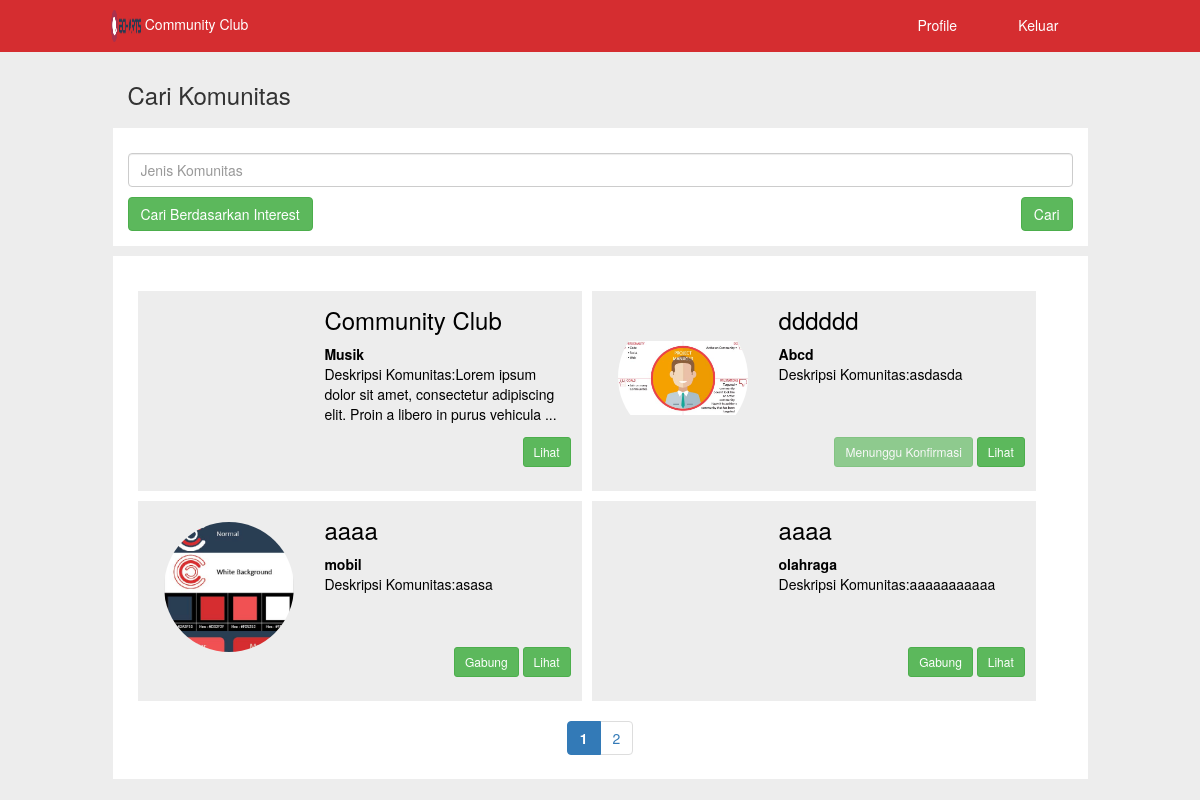
Screenshot of /anggota/cari_detail.php (signed in) with the database file from the repository.
### tables this page shows
CREATE TABLE IF NOT EXISTS `anggota_komunitas` (
  `komunitas_id` int(4) NOT NULL,
  `anggota_id` int(4) NOT NULL,
  `status` enum('y','n') NOT NULL
);

CREATE TABLE IF NOT EXISTS `komunitas` (
  `komunitas_id` int(4) NOT NULL AUTO_INCREMENT,
  `komunitas_user` varchar(20) NOT NULL,
  `komunitas_pass` varchar(30) NOT NULL,
  `komunitas_logo` varchar(200) NOT NULL,
  `komunitas_logo_size` int(20) NOT NULL,
  `komunitas_logo_type` varchar(5) NOT NULL,
  `komunitas_nama` varchar(30) NOT NULL,
  `komunitas_jenis` varchar(20) NOT NULL,
  `komunitas_desk` text NOT NULL,
  `komunitas_status` varchar(1) NOT NULL,
  `komunitas_alamat` text NOT NULL,
  `komunitas_kontak` varchar(14) NOT NULL,
  PRIMARY KEY (`komunitas_id`)
);

### anggota/cari_detail.php (the view, shortened to what this page needs)
<?php
  include '../koneksi.php';
    ?><script>
    <?php
  function potong_caption($x,$length){
    if(strlen($x)<=$length){
      echo $x;
    }
    else{
      $y=substr($x,0,$length)."...";
      echo $y;
   }
  }
?>
<!DOCTYPE html>
<html>
<head>
	<link rel="stylesheet" type="text/css" href="../bootstrap/css/bootstrap.min.css">
  <link href="../admin/vendors/font-awesome/css/font-awesome.min.css" rel="stylesheet">
</head>
<body>
  <div class="row head-bar">
    <div class="col-sm-1"></div>
    <a href="profile.php" style="color:white;"><div class="col-sm-2">
      <img src="../assets/logo.png" width="30px" height="32px">
      Community Club
    </div></a>
    <div class="col-sm-6"></div>
    <a href="profile.php" style="cursor:pointer;color:white;"><div class="col-sm-1" style="margin-top:5px;">Profile</div></a>
    <a href="core/logout.php" style="cursor:pointer;color:white;"><div class="col-sm-1" style="margin-top:5px;">Keluar</div></a>
  </div>
<div class="container">
	<div class="row">
		<div class="col-sm-12" style="border:0px solid;margin-top: -20px;">
      <div class="row">
        <div class="col-sm-1"></div>
        <div class="col-sm-3"><h3>Cari Komunitas</h3></div>
        <div class="col-sm-5"></div>
      </div>
    </div>
  </div>
<div class="row" style="margin-top:10px;">
  	<div class="col-sm-1"></div>
  	<div class="col-sm-10" style="background-color: #fff; padding-top: 25px;">
		<form method="post" action="cari.php">
		<input type="text" list="jenis" class="form-control" placeholder="Jenis Komunitas" name="jenis_komunitas" autocomplete="off">
                <?php
                  $query = mysqli_query($konek,"SELECT * FROM jenis_komunitas order by jenis_id asc");
                ?>
		<input type="submit" name="cari" value="Cari" class="btn btn-md btn-success" style="float: right; margin-top:10px; margin-bottom:15px;">
		<a href="cari_detail.php"><span class="btn btn-md btn-success" style="float: left; margin-top:10px; margin-bottom:15px;">Cari Berdasarkan Interest</span></a>
		</form>
  	</div>
</div>
  <div class="row" style="margin-top:10px;">
  	<div class="col-sm-1"></div>
  	<div class="col-sm-10" style="background-color: #fff; padding-top: 25px;">
  		<?php
  		$anggota_id=$_SESSION['anggota_id'];
		$batas=4;
		$halaman = @$_GET['halaman'];
		if(empty($halaman)){
		    $posisi = 0;
		    $halaman = 1;
		}else{
		    $posisi = ($halaman - 1) * $batas;
		}
		if(!empty($_POST['komunitas_cari'])){
	  		$komunitas_nama = $_POST['komunitas_cari'];
	  		$query = mysqli_query($konek, "SELECT *, komunitas.komunitas_id AS kom_id FROM komunitas LEFT JOIN anggota_komunitas ON komunitas.komunitas_id=anggota_komunitas.komunitas_id WHERE komunitas_nama LIKE '%$komunitas_nama%' AND (anggota_id='$anggota_id' OR anggota_id IS NULL) limit $posisi,$batas");
	  	}else{
	  		$query = mysqli_query($konek, "SELECT *, komunitas.komunitas_id AS kom_id FROM komunitas LEFT JOIN anggota_komunitas ON komunitas.komunitas_id=anggota_komunitas.komunitas_id WHERE anggota_id='$anggota_id' OR anggota_id IS NULL limit $posisi,$batas");
	  	}
  		while ($row=mysqli_fetch_array($query)) {
  		?>
  		<a href="komunitas.php?id=<?php echo $row['kom_id']; ?>">
  		<div class="col-sm-6 box-kegiatan" style="margin-top:10px;">
  			<div class="col-sm-5">
				<div class="foto-kegiatan" style="background-image: url('<?php echo "../adminkomunitas/core/upload/logo/".$row['komunitas_logo'] ?>'); background-size: 130px; background-repeat: no-repeat; background-position: center;"></div>
  			</div>
  			<div class="col-sm-7" style="margin-top:-15px;">
  				<div class="row" style="min-height: 150px;">
	  				<h3><?php echo $row['komunitas_nama']; ?></h3>
	  				<b><?php echo $row['komunitas_jenis']; ?></b><br>
	  				Deskripsi Komunitas:<?php potong_caption($row['komunitas_desk'],90) ?>
	  			</div>
	  			<div class="row" style="float: right;">
					<form method="post" action="core/gabung.php">
						<?php
						if ($row['status']=='n') { ?>
							<input type="submit" name="gabung" class="btn btn-sm btn-success" value="Menunggu Konfirmasi" disabled>
						<?php
						}elseif($row['status']==''){ ?>
							<input type="submit" name="gabung" class="btn btn-sm btn-success" value="Gabung"><input type="hidden" name="id" value="<?php echo $_SESSION['anggota_id'] ?>">
						<?php } ?>
						<a href="komunitas.php?id=<?php echo $row['kom_id']; ?>" class="btn btn-sm btn-success">Lihat</a>
					</form>
				</div>
  			</div>
  		</div>
  		</a>
	  	<?php
	  	}
		  $paging2 = mysqli_query($konek,"SELECT * FROM komunitas");
		  $jmldata = mysqli_num_rows($paging2);
		  $jmlhalaman = ceil($jmldata/$batas);
		  ?>
		  <div class="col-sm-12">
			  <center><ul class='pagination'>
				  <?php
				  for($i=1; $i<=$jmlhalaman; $i++){
				      if($i != $halaman){
				          ?><li><a href="cari.php?halaman=<?php echo $i ?>"><?php echo $i ?></a></li><?php
				      }else{
				          ?><li class='active'><a href='#'><b><?php echo $i ?></b></a></li><?php
				      }
				  }
				  ?>
			  </ul></center>
		  </div>
	</div>
</body>

### anggota/cari_detail.php (style rules this page uses)
body { background-color:#EDEDED; overflow-x: hidden; }
.foto-kegiatan { border-radius:50%; width: 130px; height: 130px; margin-top:10px; }
.box-kegiatan { width: 47%; height: 200px; background: #EDEDED; margin-left: 10px !important; border: 1px solid rgba(255, 255, 255, 0); padding: 10px; }
a,a:hover { color: #000; text-decoration: none; }
.head-bar { margin-bottom: 30px; background-color: #D52D30; padding: 10px; color: #fff }

### rows the page displays
anggota_komunitas: komunitas.komunitas_nama "Community Club", komunitas.komunitas_jenis "Musik", komunitas.komunitas_desk "Lorem ipsum dolor sit amet, consectetur adipiscing elit. Proin a libero in purus vehicula ..."
anggota_komunitas: komunitas.komunitas_logo (picture), komunitas.komunitas_nama "dddddd", komunitas.komunitas_jenis "Abcd", komunitas.komunitas_desk "asdasda"
komunitas: komunitas_logo (picture), komunitas_nama "aaaa", komunitas_jenis "mobil", komunitas_desk "asasa"
komunitas: komunitas_nama "aaaa", komunitas_jenis "olahraga", komunitas_desk "aaaaaaaaaaa"
